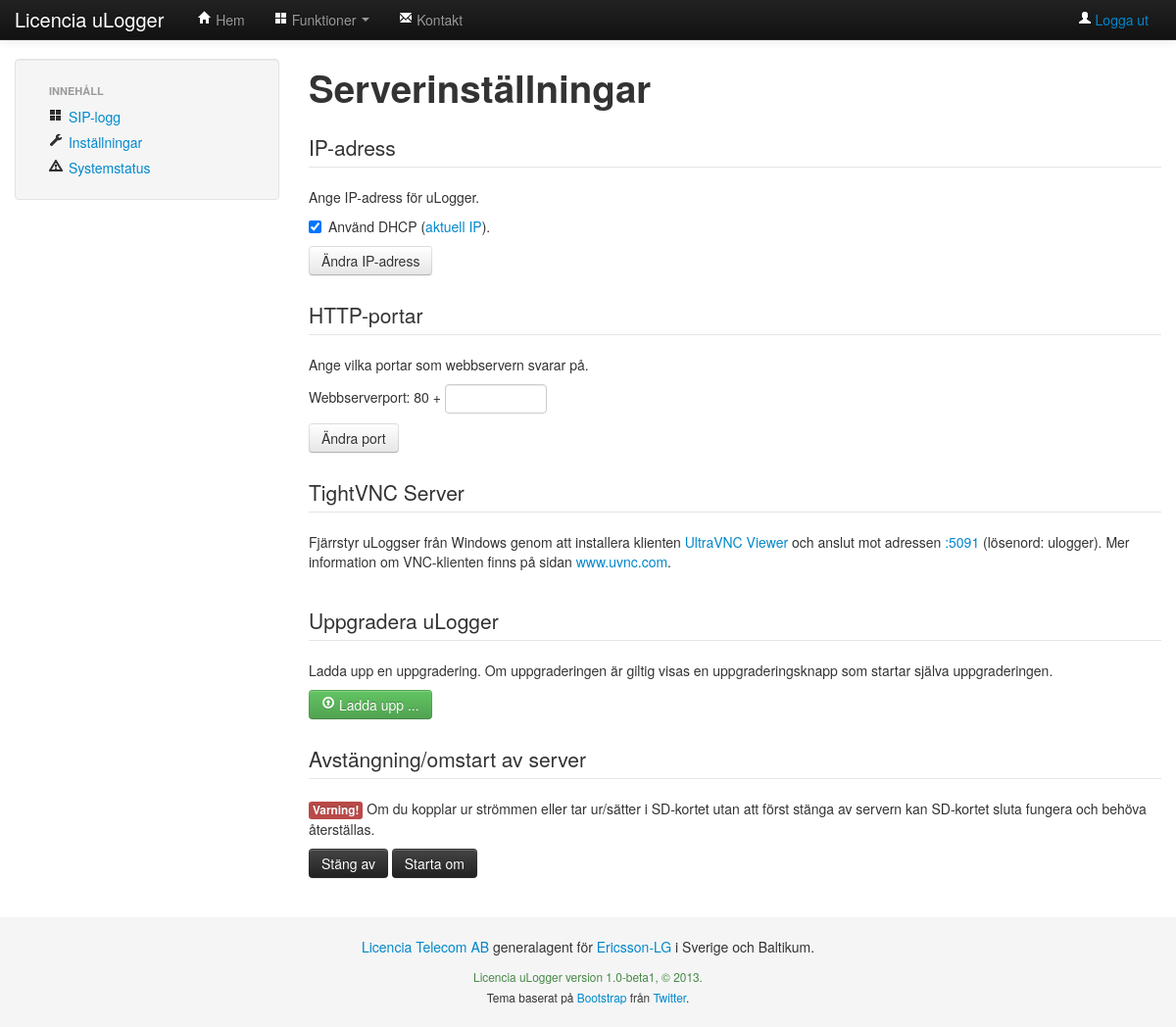
The app's page /var/www/settings.php (signed in), older data.
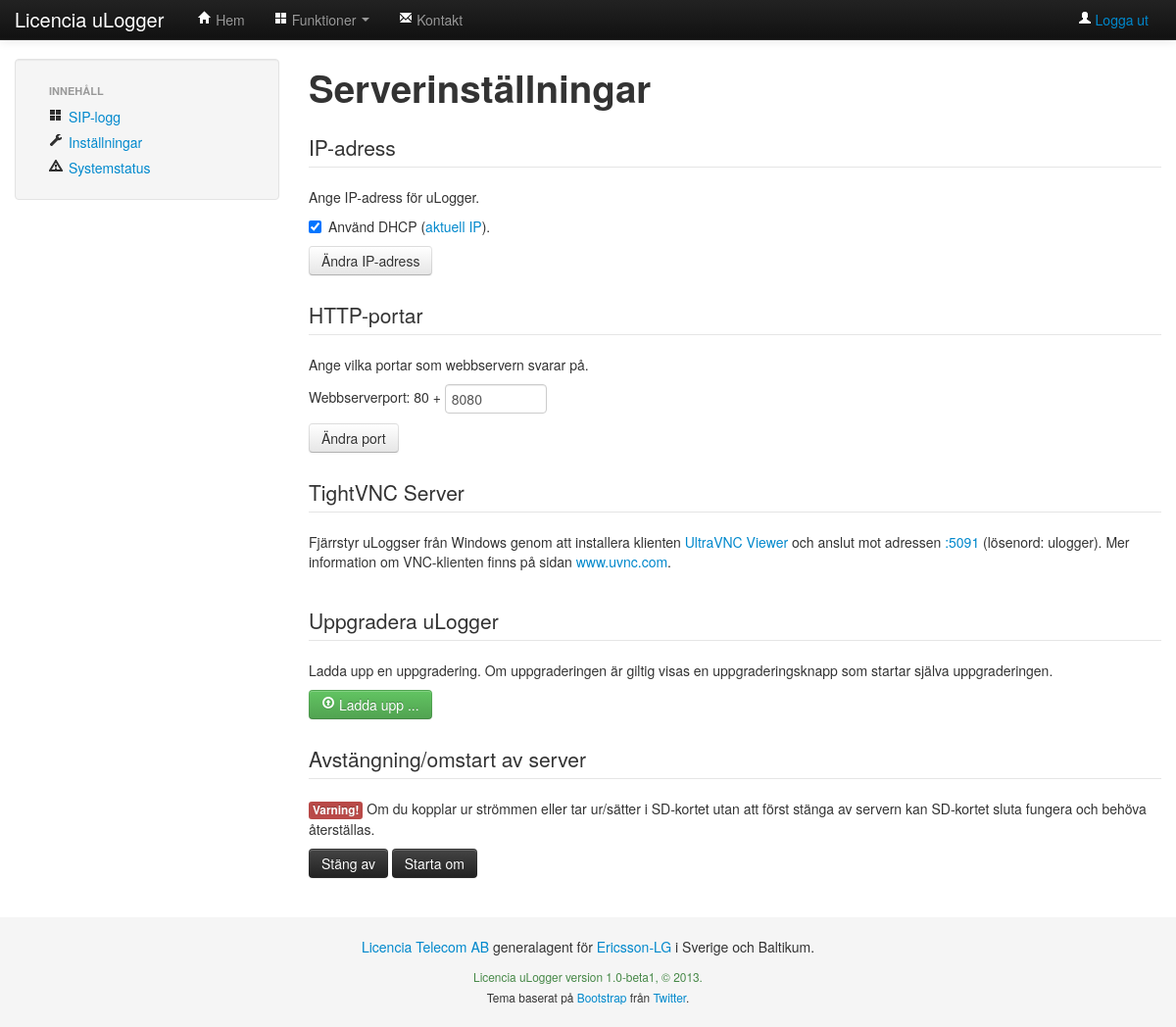
The same page, newer data.
### tables this page shows
CREATE TABLE IF NOT EXISTS `data` (
  `name` varchar(64) NOT NULL,
  `value` varchar(512) NOT NULL,
  PRIMARY KEY (`name`)
);

### var/www/ulogger/functions.php (called while the page is built, shortened)
<?php
require_once "/home/ulogger/database.php";
$logged_in = isset($_SESSION['logged_in']) && ($_SESSION['logged_in'] == 'yes');
function printHead($pageTitle) {
  include("ulogger/templates/header.tpl.php");
}
?>

### home/ulogger/database.php (called while the page is built, shortened)
<?php
function connect_to_db() {
  $mysqli = new mysqli("localhost", DB_USER, DB_PASS, DB_NAME);
  if (mysqli_connect_errno()) {
    exit();
  }
  else {
    return $mysqli;
  }
}
function getVar($name, $value = "") {
  if ($mysqli = connect_to_db()) {
    $result = $mysqli->query("SELECT value FROM data WHERE name = '" . $name. "'");
    if ($row = $result->fetch_assoc()) {
      return $row['value'];
    }
    else {
      return $value;
    }
  }
}
?>

### var/www/ulogger/raspcontrol/rbpi.php (called while the page is built, shortened)
<?php
class Rbpi {
  public static function ip() {
    return $_SERVER['SERVER_ADDR'];
  }
  public static function extIp() {
    if ($extip = @file_get_contents(Rbpi::EXT_IP_SERVER)) {
      $extip = strip_tags($extip);
      return trim(substr($extip, strpos($extip, ':')+1));
    }
    else {
      return FALSE;
    }
  }
}
?>

### var/www/settings.php (the view, shortened to what this page needs)
<?php
  require_once "ulogger/functions.php";
?>
<!DOCTYPE html>
<html>
<head>
  <?php printHead('Licencia uLogger'); ?>
  <link rel="stylesheet" href="bootstrap/file-upload/jquery.fileupload-ui.css">
</head>
<body>
  <?php include("ulogger/templates/menu.tpl.php"); ?>
  <div id="page">
    <div class="container">
    <div class="row">
      <div class="span3">
        <?php include("ulogger/templates/menu.left.tpl.php"); ?>
      </div>
      <div class="span9">
        <h1 class="page-title">Serverinställningar</h1>
        <fieldset class="top-buffer">
          <legend>IP-adress</legend>
          <p>Ange IP-adress för uLogger.</p>
          <div class="control-group">
            <label class="checkbox">
              <input type="checkbox" id="dhcp" <?php if (getVar('ulogger_ip_dhcp', "") == 'true') { echo "checked"; }; ?>> Använd DHCP
              (<a href="#" id="ip-info-tooltip" rel="tooltip" data-html="true" title="<?php echo Rbpi::ip(); ?>">aktuell IP</a>).
            </label>
          </div>
          <button id="changeip" class="btn">Ändra IP-adress</button>
        </fieldset>
        <fieldset class="top-buffer">
          <legend>HTTP-portar</legend>
          <p>Ange vilka portar som webbservern svarar på.</p>
          <div class="form-inline control-group">
            <label>Webbserverport: </label> 80 +
            <input type="text" id="http_port" class="input-small" size="5" value="<?php echo getVar('ulogger_http_port', ""); ?>">
          </div>
          <button id="setport" class="btn" data-loading-text="sparar...">Ändra port</button>
        </fieldset>
        <fieldset class="top-buffer">
          <legend>TightVNC Server</legend>
          <p>Fjärrstyr uLoggser från Windows genom att installera klienten
          <a href='../downloads/UltraVNC_1_1_8_X86_Setup.exe'>UltraVNC Viewer</a> och anslut mot adressen
          <?php echo sprintf('<a href="http://%1$s:%2$s">%1$s:%2$s</a> (lösenord: %3$s)', Rbpi::extIp(), VNC_PORT, VNC_PASS); ?>.
          Mer information om VNC-klienten finns på sidan <a href='http://www.uvnc.com'>www.uvnc.com</a>.
          </p>
        </fieldset>
        <fieldset class="top-buffer">
        <legend>Uppgradera uLogger</legend>
          <p>Ladda upp en uppgradering. Om uppgraderingen är giltig visas en uppgraderingsknapp som startar själva uppgraderingen.</p>
          <span class="btn btn-success fileinput-button">
            <i class="icon-upload icon-white"></i>
            <span>Ladda upp ...</span>
          </span>
        </fieldset>
        <fieldset class="top-buffer">
          <legend>Avstängning/omstart av server</legend>
          <p><span class="label label-important">Varning!</span> Om du kopplar ur strömmen eller tar ur/sätter i SD-kortet
          utan att först stänga av servern kan SD-kortet sluta fungera och behöva återställas.</p>
          <button id="halt" class="btn btn-inverse">Stäng av</button>
          <button id="reboot" class="btn btn-inverse">Starta om</button>
        </fieldset>
      </div>
    </div>
    </div>
  </div>
  <?php include("ulogger/templates/footer.tpl.php"); ?>
</body>
</html>

### var/www/ulogger/templates/header.tpl.php (shortened to what this page needs)
<link href="bootstrap/bootstrap.min.css" rel="stylesheet">
<link href="bootstrap/bootstrap-lightbox.css" rel="stylesheet">
<link href="bootstrap/bootstrap-responsive.min.css" rel="stylesheet">
<link href="ulogger/ulogger.css" rel="stylesheet">

### var/www/ulogger/templates/menu.tpl.php (shortened to what this page needs)
<div class="navbar navbar-inverse navbar-fixed-top">
  <div class="navbar-inner">
    <div class="container">
      <a class="brand" href="/">Licencia uLogger</a>
      <div class="nav-collapse collapse" id="main-menu">
        <ul class="nav">
          <li><a href="/"><i class="icon-home icon-white"></i> Hem</a></li>
          <?php if ($logged_in): ?>
          <li class="dropdown">
            <a href="#" class="dropdown-toggle" data-toggle="dropdown"><i class="icon-th-large icon-white"></i> Funktioner <b class="caret"></b></a>
          </li>
          <?php endif; ?>
          <li><a href="http://www.licencia.se/kontakt"><i class="icon-envelope icon-white"></i> Kontakt</a></li>
        </ul>
        <div class="navbar-form pull-right">
        <?php if ($logged_in): ?>
          <button class="btn btn-link logout-button" id="logout"><i class="icon-user icon-white"></i>  Logga ut</button>
        <?php else: ?>
          <input class="span2" type="text" id="user" placeholder="Användarnamn">
          <input class="span2" type="password" id="password" placeholder="Lösenord">
          <button class="btn login-button" id="login">Logga in</button>
        <?php endif; ?>
        </div>
      </div>
    </div>
  </div>
</div>

### var/www/ulogger/templates/menu.left.tpl.php
<div class="well sidebar-nav" id="left-menu">
  <ul class="nav nav-list">
    <li class="nav-header">Innehåll</li>
    <li><a href="/siplogg.php"><i class="icon-th-large"></i> SIP-logg</a></li>
    <li><a href="/settings.php"><i class="icon-wrench"></i> Inställningar</a></li>
    <li><a href="/hardware.php"><i class="icon-warning-sign"></i> Systemstatus</a></li>
  </ul>
</div>

### var/www/ulogger/templates/footer.tpl.php
<div id="footer">
  <div class="footer-inner">
    <div class="credit"><p>
      <a target="_blank" href="http://www.licencia.se" title="www.licencia.se">Licencia Telecom AB</a> generalagent för
      <a target="_blank" href="http://www.ericssonlg.com" title="www.ericssonlg.com">Ericsson-LG</a> i Sverige och Baltikum.
    </p></div>
    <div class="text-success"><small><?php echo sprintf(ULOGGER_VERSION_STRING, getVar('ulogger_version', '')); ?></small></div>
    <div><small>Tema baserat på <a target="_blank" href="http://twitter.github.io/bootstrap/index.html" title="Bootstrap">Bootstrap</a>
    från <a target="_blank" href="http://twitter.com" title="twitter.com">Twitter</a>.</small></div>
  </div>
</div>

### var/www/ulogger/ulogger.css (style rules this page uses)
.top-buffer { margin-top:20px; }
.navbar-form .logout-button { text-shadow: none; }
#footer { background-color: #f5f5f5; padding: 20px; text-align: center; margin-top: 40px; }
#page { min-height: 600px; }

### var/www/ulogger/templates/header.tpl.php (style rules this page uses)
body { padding-top: 60px; }

Row changes from the older to the newer data that the page shows:
now on this page (row edited): data: value "8080"
